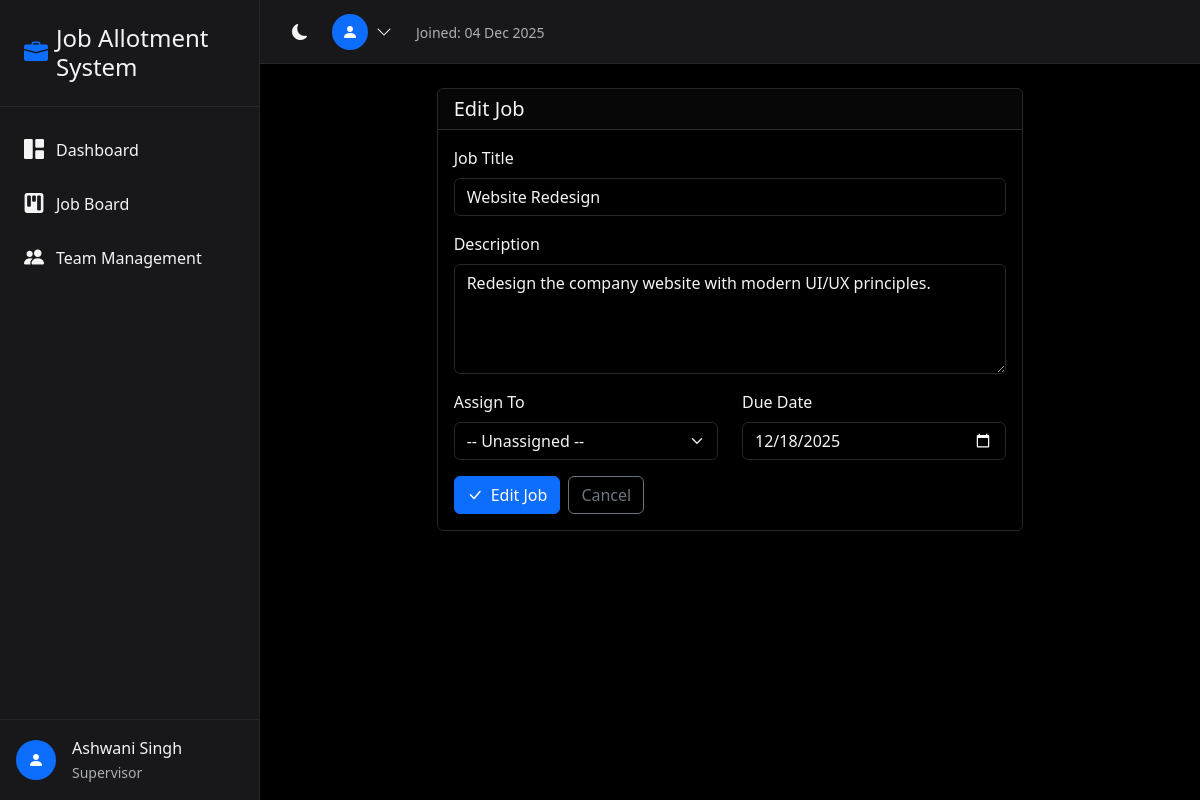
The app's page /jobs/1/edit/ (signed in), older data.
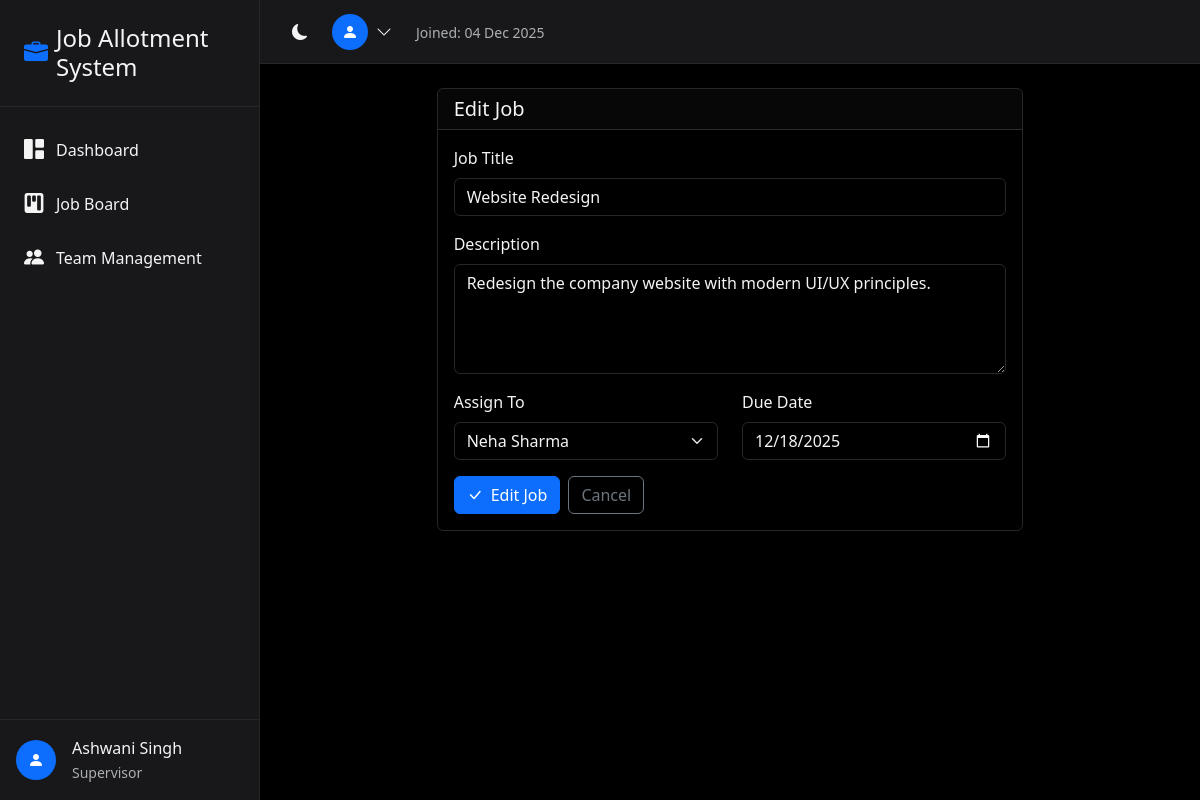
The same page, newer data.
### core/models.py (models this page shows, shortened)
class Job(models.Model):
    title = models.CharField(max_length=255)
    description = models.TextField(blank=True)
    assigned_to = models.ForeignKey(
        CustomUser,
        on_delete=models.SET_NULL,
        null=True,
        blank=True,
        related_name='assigned_jobs'
    )
    created_by = models.ForeignKey(
        CustomUser,
        on_delete=models.SET_NULL,
        null=True,
        related_name='created_jobs'
    )
    status = models.CharField(
        max_length=20,
        choices=JobStatus.choices,
        default=JobStatus.PENDING
    )
    due_date = models.DateField(null=True, blank=True)
    created_at = models.DateTimeField(auto_now_add=True)
    updated_at = models.DateTimeField(auto_now=True)
    completed_at = models.DateTimeField(null=True, blank=True)
    class Meta:
        ordering = ['-created_at']

class CustomUser(AbstractUser):
    role = models.CharField(
        max_length=20,
        choices=UserRole.choices,
        default=UserRole.EMPLOYEE
    )
    full_name = models.CharField(max_length=255, blank=True)
    phone = models.CharField(max_length=20, blank=True)
    salary = models.DecimalField(
        max_digits=10,
        decimal_places=2,
        default=45000.00
    )
    rating = models.IntegerField(
        default=5,
        validators=[MinValueValidator(1), MaxValueValidator(5)]
    )
    is_deleted = models.BooleanField(default=False)
    created_at = models.DateTimeField(auto_now_add=True)
    updated_at = models.DateTimeField(auto_now=True)
    class Meta:
        ordering = ['-created_at']

### core/views.py (the view, shortened to what this page needs)
# urls.py: path('jobs/<int:job_id>/edit/', views.job_edit, name='job_edit'),
@login_required
def job_edit(request, job_id):
    if request.user.role == UserRole.EMPLOYEE:
        messages.error(request, 'You do not have permission to edit jobs.')
        return redirect('my_jobs')
    job = get_object_or_404(Job, id=job_id)
    employees = CustomUser.objects.filter(role=UserRole.EMPLOYEE, is_deleted=False)
    return render(request, 'job_form.html', {'job': job, 'employees': employees, 'action': 'Edit'})

### templates/job_form.html (shortened to what this page needs)
{% extends 'base.html' %}
{% block content %}
<div class="row justify-content-center">
    <div class="col-lg-8">
        <div class="card">
            <div class="card-header">
                <h5 class="mb-0">{{ action }} Job</h5>
            </div>
            <div class="card-body">
                <form method="post">
                    <div class="mb-3">
                        <label class="form-label">Job Title</label>
                        <input type="text" name="title" class="form-control" value="{{ job.title|default:'' }}" placeholder="Enter job title" required>
                    </div>
                    <div class="mb-3">
                        <label class="form-label">Description</label>
                        <textarea name="description" class="form-control" rows="4" placeholder="Enter job description">{{ job.description|default:'' }}</textarea>
                    </div>
                    <div class="row">
                        <div class="col-md-6 mb-3">
                            <label class="form-label">Assign To</label>
                            <select name="assigned_to" class="form-select">
                                <option value="">-- Unassigned --</option>
                                {% for employee in employees %}
                                <option value="{{ employee.id }}" {% if job.assigned_to.id == employee.id %}selected{% endif %}>
                                    {{ employee.full_name|default:employee.username }}
                                </option>
                                {% endfor %}
                            </select>
                        </div>
                        <div class="col-md-6 mb-3">
                            <label class="form-label">Due Date</label>
                            <input type="date" name="due_date" class="form-control" value="{{ job.due_date|date:'Y-m-d'|default:'' }}">
                        </div>
                    </div>
                    <div class="d-flex gap-2">
                        <button type="submit" class="btn btn-primary">
                            <i class="bi bi-check-lg me-2"></i>{{ action }} Job
                        </button>
                        <a href="{% url 'job_board' %}" class="btn btn-outline-secondary">Cancel</a>
                    </div>
                </form>
            </div>
        </div>
    </div>
</div>
{% endblock %}

Row changes from the older to the newer data that the page shows:
changed Job "Website Redesign": assigned_to (not shown) → "Neha Sharma"
Text that changed along with them:
form field assigned_to: "-- Unassigned --" → (not shown)
